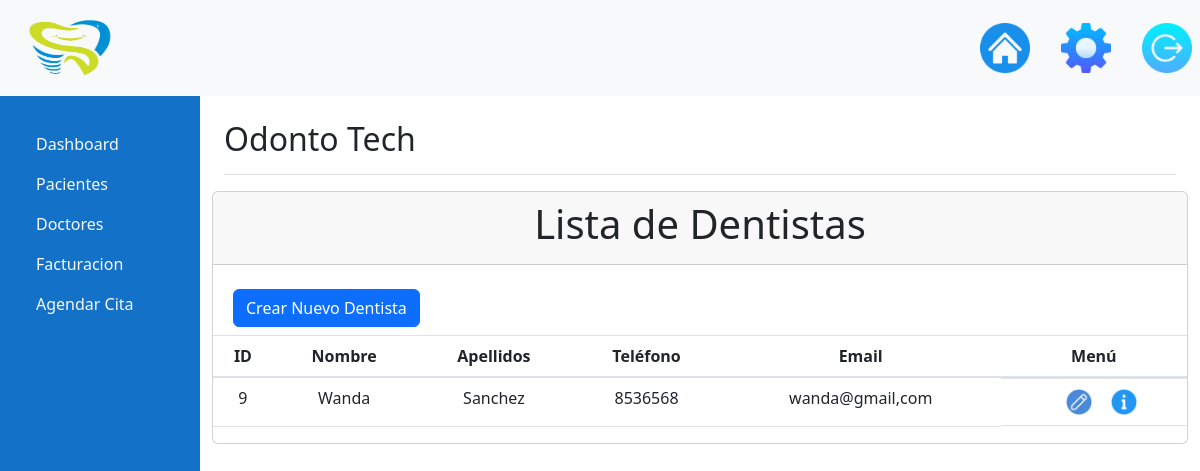
Page /Dentistas/dentistas/ (signed in) on the earlier database version.
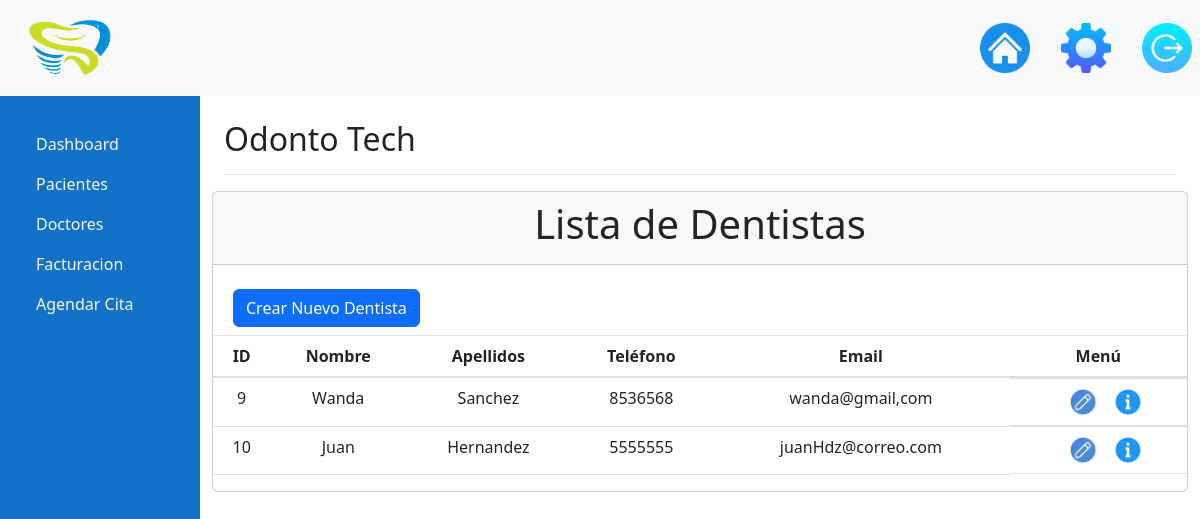
Same page on the later database version.
### Pacientes/models.py (models this page shows, shortened)
class Dentistas(models.Model):
    DentistasID = models.AutoField(primary_key=True)
    DentistasNombre = models.CharField(max_length=100, null=False, blank=False, verbose_name="Nombre")
    DentistasApellido = models.CharField(max_length=100, null=False, blank=False, verbose_name="Apellidos")
    DentistasEspecialidad = models.CharField(max_length=100, null=False, blank=False, verbose_name="Especialidad")
    DentistasTelefono = models.CharField(max_length=10, null=False, blank=False, verbose_name="Teléfono")
    DentistasEmail = models.CharField(max_length=100, null=False, blank=False, verbose_name="Email")
    DentistasEmailNormalizado = models.CharField(max_length=100, null=False, blank=False, verbose_name="Email Normalizado")
    class Meta:
        verbose_name_plural = "Dentistas"

### Dentistas/views.py (the view)
# urls.py: path("dentistas/", views.listar_dentistas, name='Lista_Dentistas'),
def listar_dentistas(request):
    dentistas = Dentistas.objects.all()
    return render(request, 'lista_dentistas.html', {'dentistas': dentistas})

### templates/lista_dentistas.html
{% extends 'base.html' %}
{% block content %}
    <div class="card row">
        <div class="card-header">
            <h1 class="text-center">Lista de Dentistas</h1>
        </div>
        <div class="row pt-4 pb-2">
            <div class="col-12 ml-2">
                <a href="{% url 'Insertar_Dentista' %}" class="btn btn-primary me-2">Crear Nuevo Dentista</a>
            </div>
        </div>
        <table class="table">
            <thead>
                <tr>
                    <th scope="col">ID</th>
                    <th scope="col">Nombre</th>
                    <th scope="col">Apellidos</th>
                    <th scope="col">Teléfono</th>
                    <th scope="col">Email</th>
                    <th scope="col">Menú</th>
                </tr>
            </thead>
            <tbody>
                {% for dentista in dentistas %}
                    <tr>
                        <td>{{ dentista.DentistasID }}</td>
                        <td>{{ dentista.DentistasNombre }}</td>
                        <td>{{ dentista.DentistasApellido }}</td>
                        <td>{{ dentista.DentistasTelefono }}</td>
                        <td>{{ dentista.DentistasEmail }}</td>
                        <td class="edit_menu">
                            <a href="{% url 'edit_dentista' pk=dentista.DentistasID %}">
                                <img class="icon-edit" src="/media/Logo/Icons/edit.png" alt="Editar">
                            </a>
                            <a href="{% url 'dentista_information' dentista_id=dentista.DentistasID %}">
                                <img class="icon-edit" src="/media/Logo/Icons/information.png" alt="Información">
                            </a>
                        </td>
                    </tr>
                {% endfor %}
            </tbody>
        </table>
    </div>
{% endblock %}

Differences in the rows shown:
added Dentistas: DentistasID "10", DentistasNombre "Juan", DentistasApellido "Hernandez", DentistasTelefono "5555555", DentistasEmail "juanHdz@correo.com"
